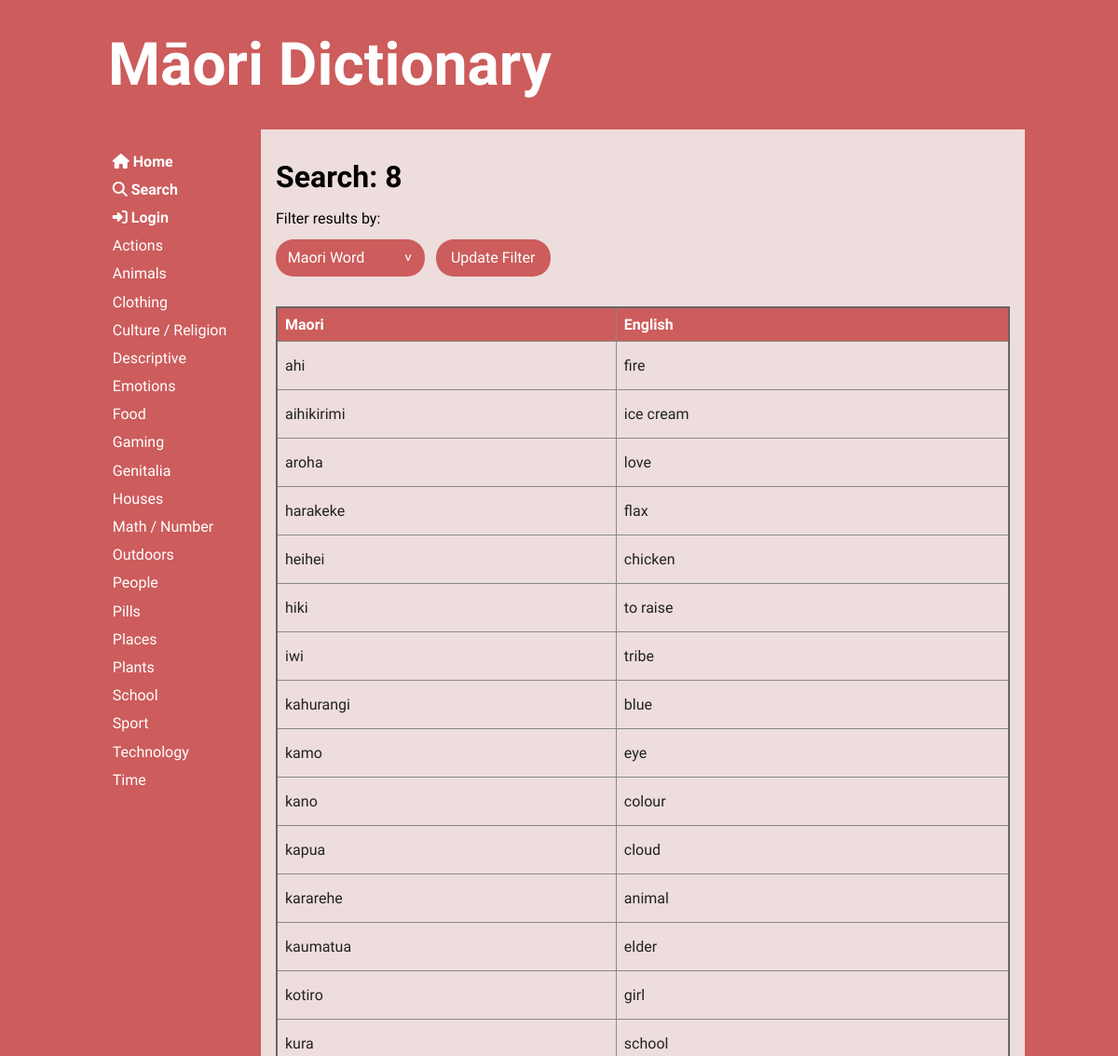
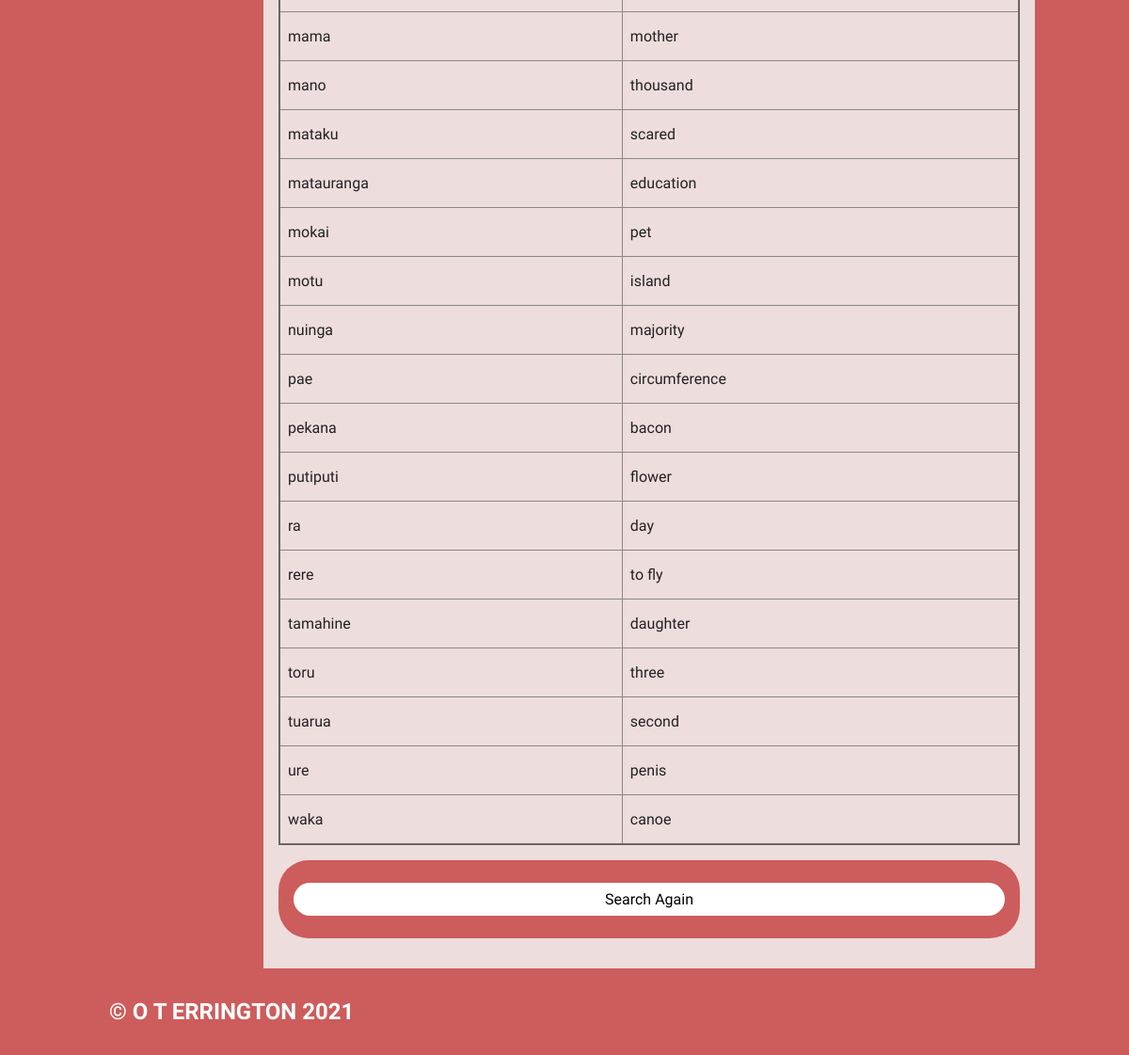
The app's page /searchresults/8, older data (2 pictures, top to bottom).
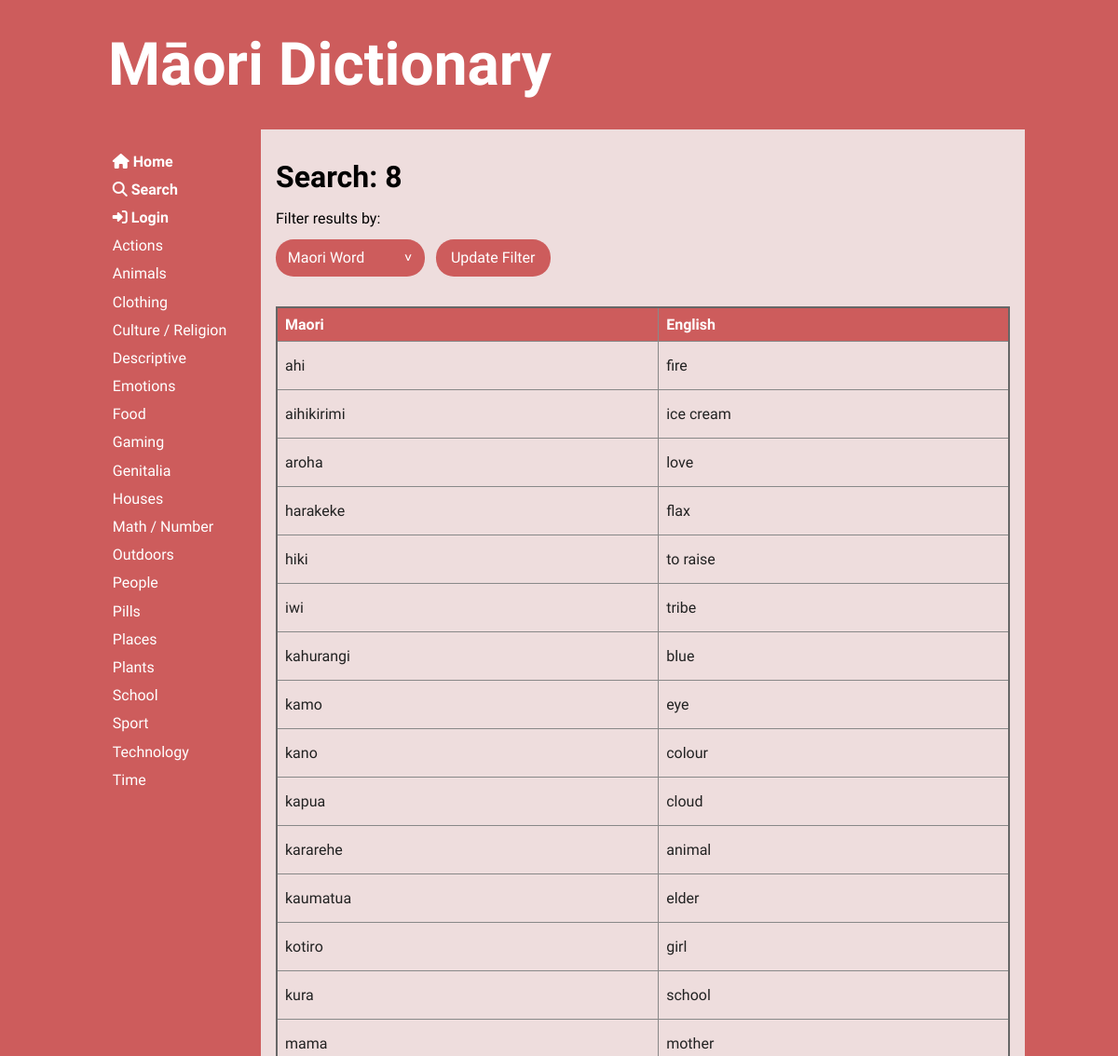
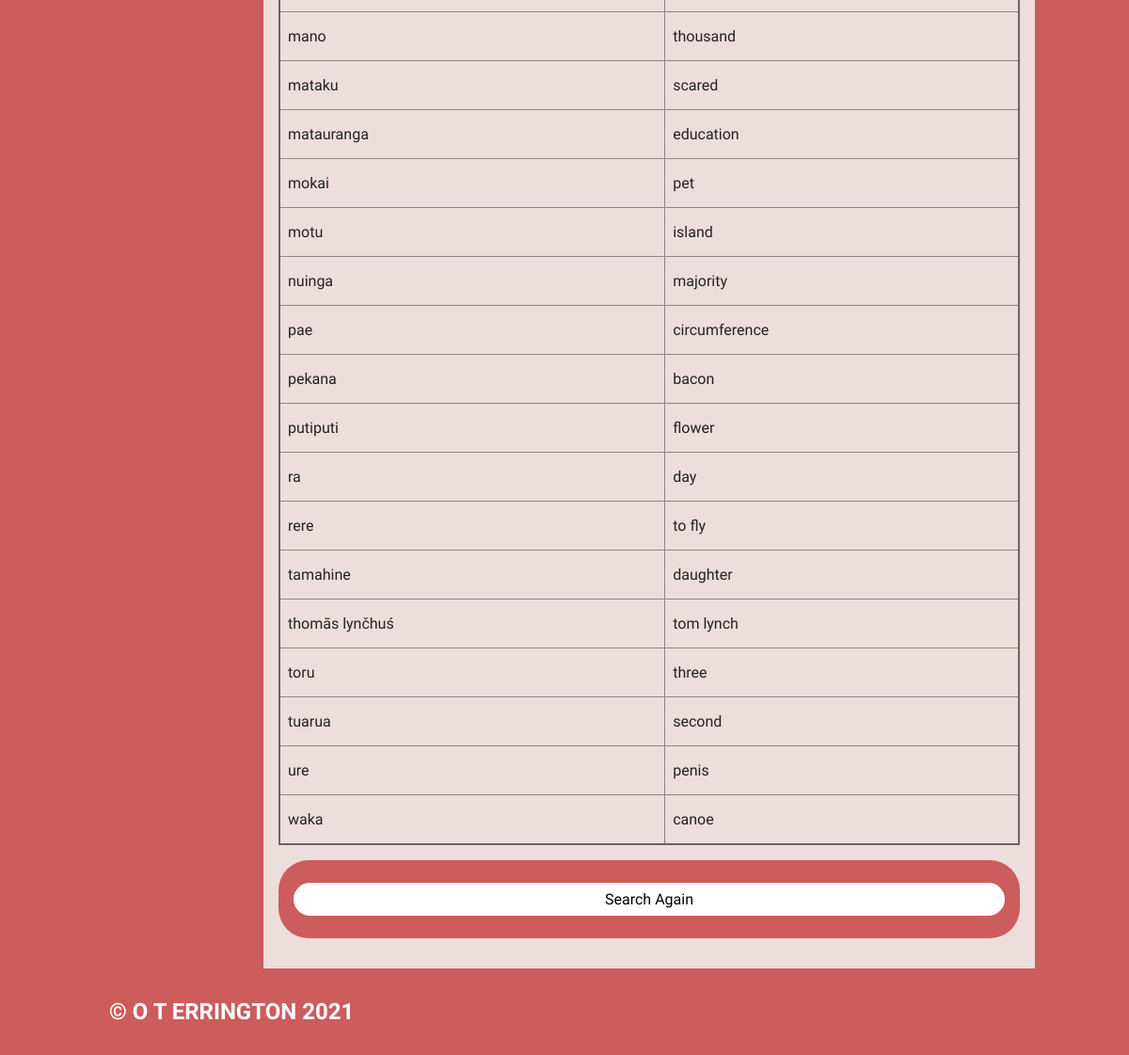
The same page, newer data (2 pictures, top to bottom).
### tables this page shows
CREATE TABLE "categories"
(
	cat_id integer
		constraint Category_pk
			primary key autoincrement,
	category varchar(20)
);

CREATE TABLE "words"
(
	word_id integer
		constraint words_pk
			primary key autoincrement,
	maori varchar(20),
	english varchar(20),
	cat_id integer,
	definition varchar(100),
	word_level integer,
	user_id integer,
	image varchar(50),
	date_added varchar(10)
);

### app.py (the view, shortened to what this page needs)
@app.route('/searchresults/<search_query>', methods=["GET", "POST"])
def render_searchresults(search_query):
    search_filter = 'maori_filter'  # set default filter as maori filter
    if request.method == "POST":
        search_filter = request.form['search_filter']
    con = create_connection(DB_NAME)  # connect to db
    if search_filter == 'english_filter':
        query = """SELECT word_id, maori, english, word_level FROM words
            WHERE maori LIKE '%{0}%'
            OR english LIKE '%{0}%'
            OR definition LIKE '%{0}%'
            OR word_level LIKE '%{0}%'
            ORDER BY english, maori ASC""".format(search_query)
    elif search_filter == 'maori_filter':
        query = """SELECT word_id, maori, english, word_level FROM words
            WHERE maori LIKE '%{0}%'
            OR english LIKE '%{0}%'
            OR definition LIKE '%{0}%'
            OR word_level LIKE '%{0}%'
            ORDER BY maori, english ASC""".format(search_query)
    else:
        query = """SELECT word_id, maori, english, word_level FROM words
        ORDER BY maori, english ASC"""
    cur = con.cursor()
    print('hi')
    try:
        cur.execute(query)  # executes the query into db
    except sqlite3.Error:
        flash('Unknown Error')
        return redirect(request.referrer)  # in case of an expected error
    search_results = cur.fetchall()
    con.commit()
    con.close()
    return render_template('searchresults.html', categories=get_categories(),
                           logged_in=is_logged_in(), search_results=search_results,
                           search_query=search_query, search_filter=search_filter)

### app.py (called while the page is built)
def create_connection(db_file):
    try:
        connection = sqlite3.connect(db_file)
        return connection
    except Error as e:  # unless there's an error
        print(e)
    return None

def get_categories():
    con = create_connection(DB_NAME)
    query = """SELECT cat_id, category
            FROM categories
            ORDER BY category ASC"""
    cur = con.cursor()
    cur.execute(query)
    category_list = cur.fetchall()
    con.close()
    return category_list

def is_logged_in():
    if session.get("email") is None:
        print("not logged in")
        return False
    else:  # if email isn't empty then user must be logged in
        print("logged in")
        return True

### templates/searchresults.html (shortened to what this page needs)
{% extends 'base.html' %}
{% block main %}
    <h2>Search: {{ search_query }}</h2>
    {%  if search_results|length == 0 %}
        <p class="error">No Results Found</p>
    {% else %}
        <form method="post" class="filter">
            <div>
                <div><label for="search_filter">Filter results by:</label></div>
                <select name="search_filter" id="search_filter">
                    <option id="maori_filter" value="maori_filter">Maori Word</option>
                </select>
            <button type="submit">Update Filter</button>
            </div>
        </form>
        <table>
            <tr>
                <th>Maori</th>
                <th>English</th>
            </tr>
            {%  for search_result in search_results %}
                <tr class="category-highlight">
                    <td><a href="/word/{{ search_result[0] }}"><p>{{ search_result[1] }}</p></a></td>
                    <td><a href="/word/{{ search_result[0] }}"><p>{{ search_result[2] }}</p></a></td>
                </tr>
            {%  endfor %}
        </table>
    {% endif %}
    <div class="buttons">
        <button onclick="goBack()">Search Again</button>
    </div>
{% endblock %}

### templates/base.html (shortened to what this page needs)
<!doctype html>
<html lang="en">
<head>
	<link href="{{ url_for('static', filename='css/style.css') }}" rel="stylesheet">
</head>
<body>
	<div id="container">
		<header>
			<a href="/"><h1>Māori Dictionary</h1></a>
		</header>
		<nav>
			<ul>
                <li>
                    <a href="/">
                        <i class="fas fa-home"></i><b> Home</b><br>
                    </a>
                    <a href="/search">
                        <i class="fas fa-search"></i><b> Search</b><br>
                    </a>
                    {% if logged_in %}
                        <a href="/user">
                            <i class="fas fa-user"></i><b> Account</b><br>
                        </a>
                        <a href="/logout"><i class="fas fa-sign-out-alt"></i><b> Log Out</b><br></a>
                    {%  else %}
                        <a href="/login"><i class="fas fa-sign-in-alt"></i><b> Login</b><br></a>
                    {%  endif %}
                    {% for category in categories %}
                        <a href="/category/{{ category[0] }}">
                            {{ category[1] }} <br/>
                        </a>
                    {% endfor %}
                    <br><br>
                </li>
			</ul>
		</nav>
		<main>
            {% block main%}{% endblock %}
        </main>
		<footer>
			<h3>
				&copy; O T ERRINGTON 2021
			</h3>
		</footer>
	</div>
</body>
</html>

Row changes from the older to the newer data that the page shows:
no longer on this page (row edited): words: maori "heihei", english "chicken"
added words: maori "thomās lynčhuś", english "tom lynch"
